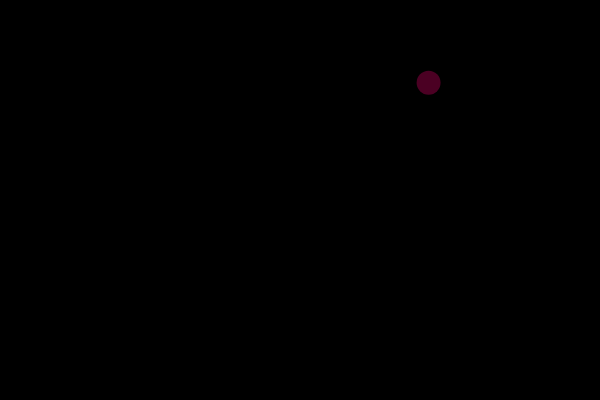
Frame 1 (no input)
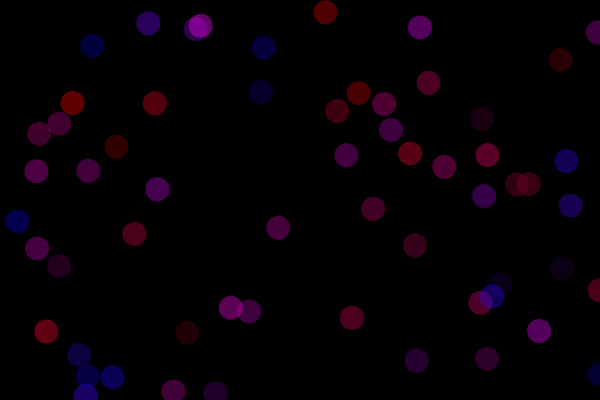
Frame 60 (no input)
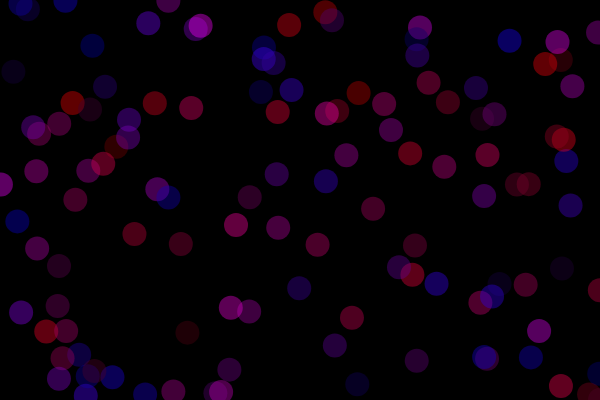
Frame 120 (the mouse pressed at the canvas centre since frame 60)

The p5.js sketch that drew these frames (run headless with seeded random() and noise() and a simulated clock; from frame 60 on, the mouse is pressed at the canvas centre):

// p5.js sketch
// ── sketch.js
let x,y;
let r, g, b;

function setup() {
  createCanvas(600, 400);
  background(0);
}

function draw() {
  let x = random(width);
  let y = random(height);
  let r = random(255);
  let g = 0;
  let b = random(255);

  noStroke();
  fill(r,g,b, 100);
  circle(x,y, 24)
}
